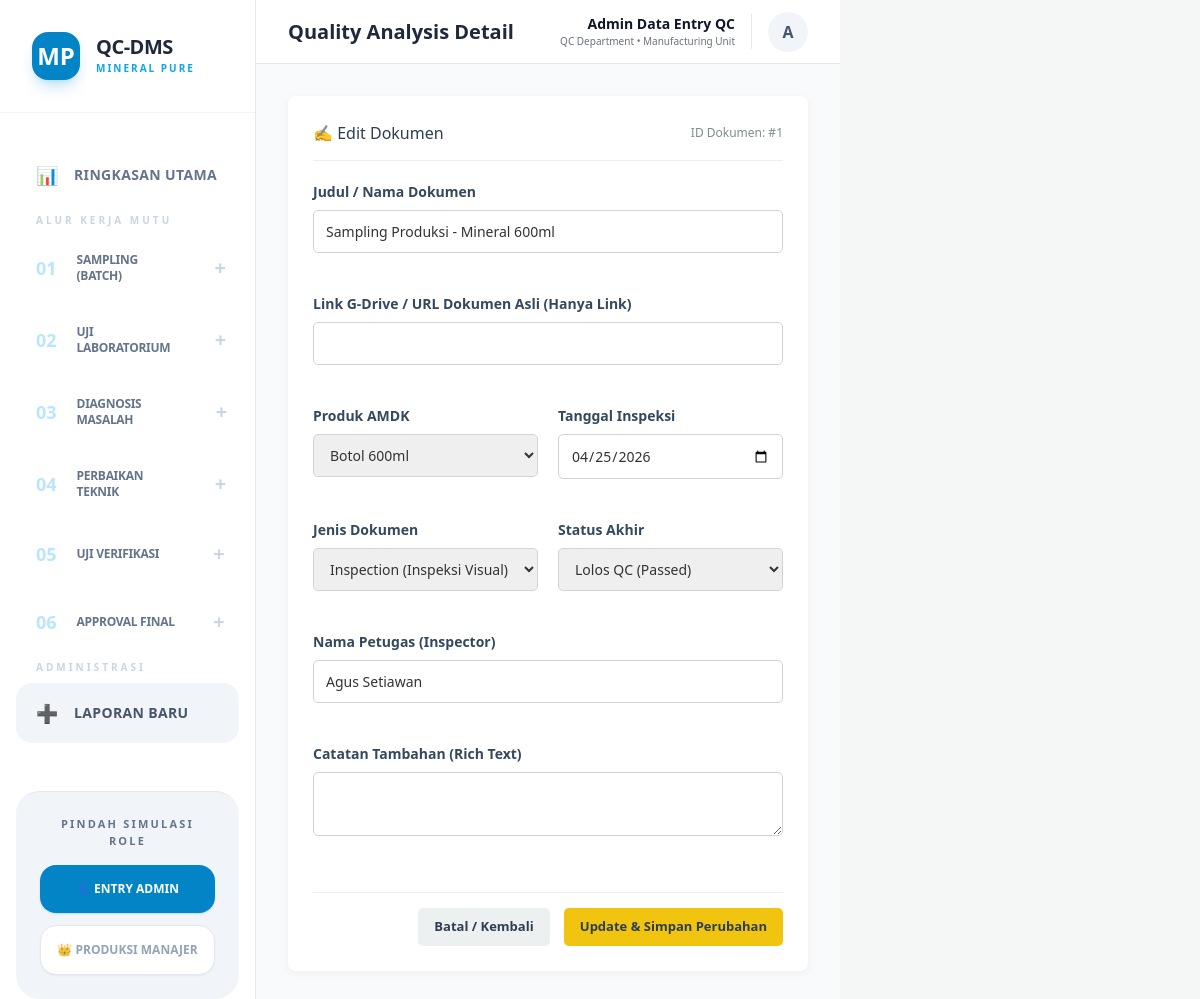
The page /edit.php?id=1 on the database its author committed.
### tables this page shows
CREATE TABLE documents (
        id INTEGER PRIMARY KEY AUTOINCREMENT,
        no_dokumen TEXT UNIQUE,
        nama_dokumen TEXT,
        produk TEXT,
        jenis TEXT,
        tanggal TEXT,
        inspector TEXT,
        machine_id TEXT,
        admin_entry_name TEXT,
        status TEXT,
        approval_status TEXT DEFAULT 'Waiting Approval',
        approved_by TEXT,
        link TEXT,
        deskripsi TEXT,
        folder_path TEXT,
        parent_doc_id INTEGER,
        ph TEXT,
        tds TEXT,
        kekeruhan TEXT
    , file_path TEXT, external_link TEXT);

### edit.php (the view, shortened to what this page needs)
<?php
require 'db.php';
$id = $_GET['id'];
$stmt = $pdo->prepare("SELECT * FROM documents WHERE id = ?");
$stmt->execute([$id]);
$doc = $stmt->fetch(PDO::FETCH_ASSOC);
?>
<!DOCTYPE html>
<html lang="id">
<head>
    <link rel="stylesheet" href="assets/style.css">
</head>
<body>
    <?php
    include 'sidebar.php';
    ?>
    <div class="box-wrapper">
        <div
            style="display:flex; justify-content:space-between; align-items:center; border-bottom:1px solid #eee; padding-bottom:15px; margin-bottom:20px;">
            <h3 style="margin:0; color:#2c3e50;">✍️ Edit Dokumen</h3>
            <span style="font-size:12px; color:#7f8c8d;">ID Dokumen: #<?= $doc['id'] ?></span>
        </div>
        <form method="POST" action="">
            <div class="form-grid">
                <div class="form-group full">
                    <label>Judul / Nama Dokumen</label>
                    <input type="text" name="nama_dokumen" class="form-control"
                        value="<?= htmlspecialchars($doc['nama_dokumen']) ?>" required>
                </div>
                <div class="form-group full">
                    <label>Link G-Drive / URL Dokumen Asli (Hanya Link)</label>
                    <input type="url" name="link" class="form-control" value="<?= htmlspecialchars($doc['link']) ?>"
                        required>
                </div>
                <div class="form-group">
                    <label>Produk AMDK</label>
                    <select name="produk" class="form-control" required>
                        <option value="Produk_600ml" <?= $doc['produk'] == 'Produk_600ml' ? 'selected' : '' ?>>Botol 600ml
                        </option>
                    </select>
                </div>
                <div class="form-group">
                    <label>Tanggal Inspeksi</label>
                    <input type="date" name="tanggal" class="form-control"
                        value="<?= htmlspecialchars($doc['tanggal']) ?>" required>
                </div>
                <div class="form-group">
                    <label>Jenis Dokumen</label>
                    <select name="jenis" class="form-control" required>
                        <option value="Inspection" <?= $doc['jenis'] == 'Inspection' ? 'selected' : '' ?>>Inspection
                            (Inspeksi Visual)</option>
                    </select>
                </div>
                <div class="form-group">
                    <label>Status Akhir</label>
                    <select name="status" class="form-control" required>
                        <option value="Lolos" <?= $doc['status'] == 'Lolos' ? 'selected' : '' ?>>Lolos QC (Passed)</option>
                    </select>
                </div>
                <div class="form-group full">
                    <label>Nama Petugas (Inspector)</label>
                    <input type="text" name="inspector" class="form-control"
                        value="<?= htmlspecialchars($doc['inspector']) ?>" required>
                </div>
                <div class="form-group full">
                    <label>Catatan Tambahan (Rich Text)</label>
                    <textarea id="deskripsi" name="deskripsi"
                        class="form-control"><?= htmlspecialchars($doc['deskripsi']) ?></textarea>
                </div>
            </div>
            <div style="margin-top:30px; text-align:right; padding-top:15px; border-top:1px solid #eee;">
                <a href="index.php?path=<?= $doc['folder_path'] ?>" class="btn btn-secondary">Batal / Kembali</a>
                <button type="submit" class="btn btn-primary"
                    style="margin-left:10px; background-color: #f1c40f; color: #2c3e50;">Update & Simpan
                    Perubahan</button>
            </div>
        </form>
    </div>
    </div>
    </div>
</body>
</html>

### assets/style.css (style rules this page uses)
body { margin: 0; font-family: 'Segoe UI', Tahoma, Geneva, Verdana, sans-serif; background-color: #f4f7f6; display: flex; height: 100vh; color: #333; overflow: hidden; }
.box-wrapper { background: #fff; padding: 25px; border-radius: 8px; box-shadow: 0 2px 8px rgba(0, 0, 0, 0.05); }
.btn { padding: 9px 16px; border-radius: 5px; text-decoration: none; font-size: 13px; font-weight: 600; display: inline-flex; align-items: center; justify-content: center; border: none; cursor: pointer; transition: 0.2s; }
.btn-primary { background: #3498db; color: white; }
.btn-secondary { background: #ecf0f1; color: #2c3e50; }
.form-grid { display: grid; grid-template-columns: 1fr 1fr; gap: 20px; }
.form-group { margin-bottom: 20px; }
.form-group.full { grid-column: span 2; }
.form-group label { display: block; margin-bottom: 8px; font-weight: 600; color: #34495e; font-size: 14px; }
.form-control { width: 100%; padding: 10px 12px; border: 1px solid #ced4da; border-radius: 5px; box-sizing: border-box; font-family: inherit; font-size: 14px; transition: border-color 0.2s; }

### rows shown on the page
documents: id "1", nama_dokumen "Sampling Produksi - Mineral 600ml", tanggal "04/25/2026", inspector "Agus Setiawan"

### other values the page prints
$val[0] "01"
$val[1] "SAMPLING (BATCH)"
$val[0] "02"
$val[1] "UJI LABORATORIUM"
$val[0] "03"
$val[1] "DIAGNOSIS MASALAH"
$val[0] "04"
$val[1] "PERBAIKAN TEKNIK"
$val[0] "05"
$val[1] "UJI VERIFIKASI"
$val[0] "06"
$val[1] "APPROVAL FINAL"
$role_name "Admin Data Entry QC"
substr($role_name, 0, 1) "A"
